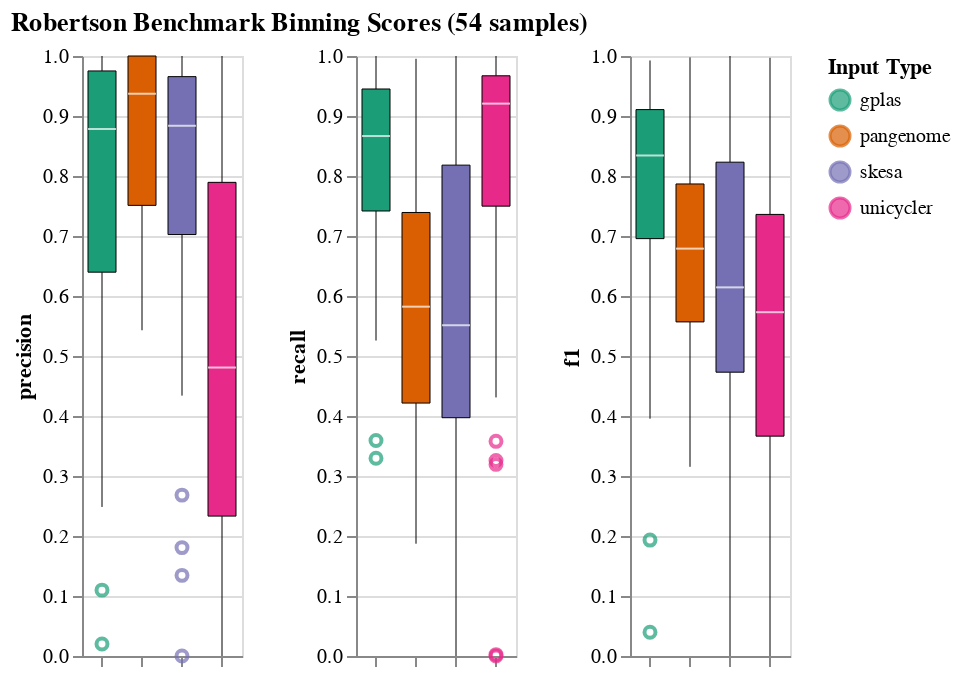

Notebook code cell kept with this figure:
### Code cell
mixed

### Figure 1 — Vega-Lite specification as saved in the notebook (floating-point values rounded to 4 significant figures; data arrays with more than 128 entries replaced by an {"elided": "..."} marker saying what was removed)
{"config": {"view": {"continuousWidth": 300, "continuousHeight": 300}, "axis": {"tickRound": false}}, "hconcat": [{"mark": {"type": "boxplot", "box": {"stroke": "black", "strokeWidth": 0.5}, "rule": {"stroke": "black", "strokeWidth": 0.5}}, "encoding": {"color": {"field": "tool", "legend": {"orient": "right", "title": "Input Type"}, "scale": {"scheme": "dark2"}, "type": "nominal"}, "x": {"axis": {"labels": false}, "field": "tool", "title": null, "type": "nominal"}, "y": {"field": "precision", "scale": {"zero": false}, "type": "quantitative"}}}, {"mark": {"type": "boxplot", "box": {"stroke": "black", "strokeWidth": 0.5}, "rule": {"stroke": "black", "strokeWidth": 0.5}}, "encoding": {"color": {"field": "tool", "legend": {"orient": "right", "title": "Input Type"}, "type": "nominal"}, "x": {"axis": {"labels": false}, "field": "tool", "title": null, "type": "nominal"}, "y": {"field": "recall", "scale": {"zero": false}, "type": "quantitative"}}}, {"mark": {"type": "boxplot", "box": {"stroke": "black", "strokeWidth": 0.5}, "rule": {"stroke": "black", "strokeWidth": 0.5}}, "encoding": {"color": {"field": "tool", "legend": {"orient": "right", "title": "Input Type"}, "type": "nominal"}, "x": {"axis": {"labels": false}, "field": "tool", "title": null, "type": "nominal"}, "y": {"field": "f1", "scale": {"zero": false}, "type": "quantitative"}}}], "data": {"name": "data-9b3914c2348d7849ba6f4c0ba4e67320"}, "title": "Robertson Benchmark Binning Scores (54 samples)", "$schema": "https://vega.github.io/schema/vega-lite/v5.17.0.json", "datasets": {"data-9b3914c2348d7849ba6f4c0ba4e67320": {"elided": "216 records"}}}
